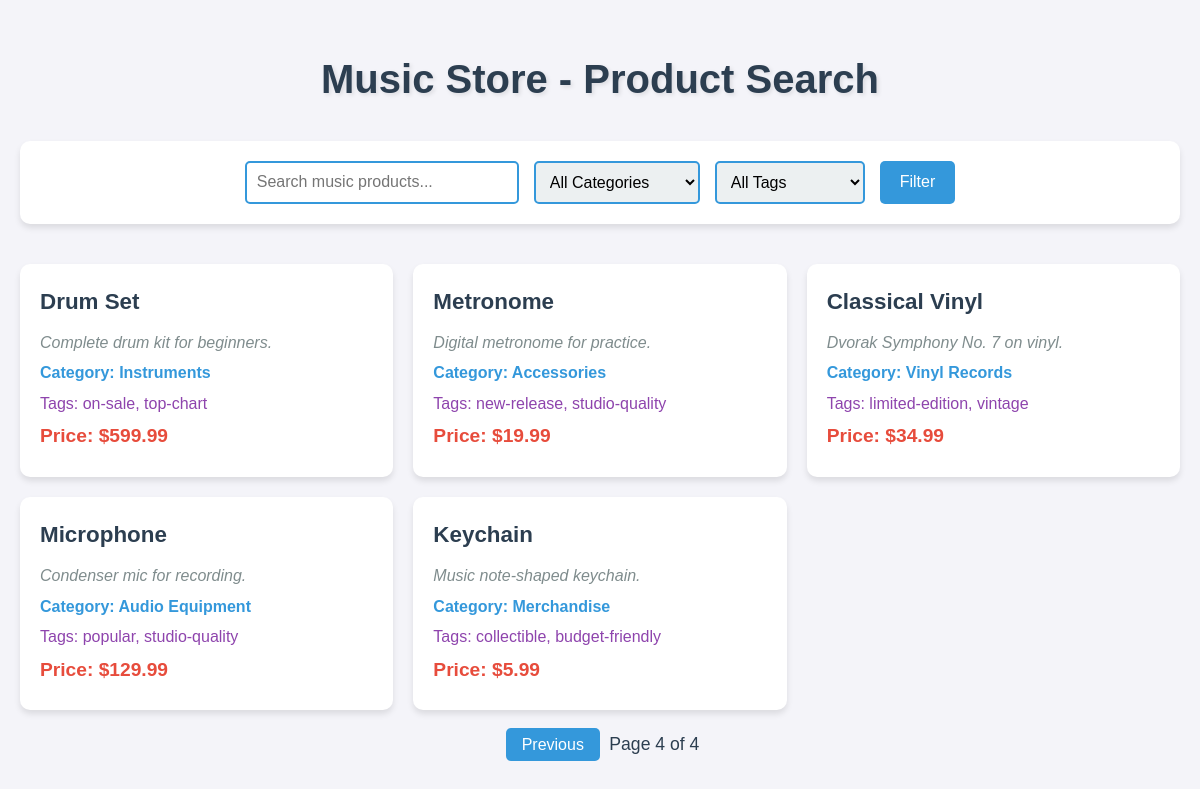
/?page=4, run on the app's committed database.
### products/models.py (models this page shows, shortened)
class Product(models.Model):
    name = models.CharField(max_length=100)
    description = models.TextField(db_index=True)
    category = models.ForeignKey('Category', on_delete=models.CASCADE)
    tags = models.ManyToManyField('Tag')
    price = models.DecimalField(max_digits=10, decimal_places=2)
    created_at = models.DateTimeField(auto_now_add=True)

class Category(models.Model):
    name = models.CharField(max_length=100)
    class Meta:
        verbose_name_plural = 'Categories'  # Correct plural form for admin interface

class Tag(models.Model):
    name = models.CharField(max_length=50)

### products/views.py (the view)
# urls.py: path('', views.product_search, name='product_search'),
def product_search(request):
    products = Product.objects.select_related('category').prefetch_related('tags')
    categories = Category.objects.filter(product__isnull=False).distinct()
    tags = Tag.objects.filter(product__isnull=False).distinct()
    description = request.GET.get('description', '')
    category_id = request.GET.get('category')
    tag_id = request.GET.get('tag')
    filters = {}
    if description:
        filters['description__icontains'] = description
    if category_id:
        filters['category__id'] = category_id
    if tag_id:
        filters['tags__id'] = tag_id
    if filters:
        products = products.filter(**filters)
    paginator = Paginator(products, 5)
    page_number = request.GET.get('page')
    try:
        page_obj = paginator.page(page_number)
    except PageNotAnInteger:
        page_obj = paginator.page(1)
    except EmptyPage:
        page_obj = paginator.page(paginator.num_pages)
    context = {
        'page_obj': page_obj,
        'categories': categories,
        'tags': tags,
        'description': description,
        'selected_category': category_id,
        'selected_tag': tag_id,
    }
    return render(request, 'products/search.html', context)

### products/templates/products/search.html (shortened to what this page needs)
<!DOCTYPE html>
<html lang="en">
<head>
</head>
<body>
    <h1>Music Store - Product Search</h1>
    <form method="GET" class="filter-form">
        <input type="text" name="description" value="{{ description }}" placeholder="Search music products...">
        <select name="category">
            <option value="">All Categories</option>
        </select>
        <select name="tag">
            <option value="">All Tags</option>
        </select>
        <button type="submit">Filter</button>
    </form>
    <ul class="product-list">
        {% if page_obj.object_list %}
            {% for product in page_obj %}
                <li class="product-item">
                    <h3>{{ product.name }}</h3>
                    <p class="description">{{ product.description }}</p>
                    <p class="category">Category: {{ product.category.name }}</p>
                    <p class="tags">Tags: {% for tag in product.tags.all %}{{ tag.name }}{% if not forloop.last %}, {% endif %}{% endfor %}</p>
                    <p class="price">Price: ${{ product.price }}</p>
                </li>
            {% endfor %}
        {% else %}
            <li class="product-item">No products found</li>
        {% endif %}
    </ul>
    {% if page_obj.has_other_pages %}
        <div class="pagination">
            {% if page_obj.has_previous %}
                <a href="?page={{ page_obj.previous_page_number }}">Previous</a>
            {% endif %}
            <span>Page {{ page_obj.number }} of {{ page_obj.paginator.num_pages }}</span>
        </div>
    {% endif %}
</body>
</html>

### products/templates/products/search.html (style rules this page uses)
body { font-family: 'Arial', sans-serif; background-color: #f4f4f9; color: #333; margin: 0; padding: 20px; line-height: 1.6; }
h1 { text-align: center; color: #2c3e50; font-size: 2.5em; margin-bottom: 30px; text-shadow: 2px 2px 4px rgba(0, 0, 0, 0.1); }
.filter-form { background-color: #fff; padding: 20px; border-radius: 10px; box-shadow: 0 4px 6px rgba(0, 0, 0, 0.1); display: flex; gap: 15px; flex-wrap: wrap; justify-content: center; margin-bottom: 40px; }
.filter-form input[type="text"] { padding: 10px; font-size: 1em; border: 2px solid #3498db; border-radius: 5px; width: 250px; transition: border-color 0.3s ease; }
.filter-form select { padding: 10px; font-size: 1em; border: 2px solid #3498db; border-radius: 5px; background-color: #ecf0f1; cursor: pointer; transition: border-color 0.3s ease; }
.filter-form button { padding: 10px 20px; font-size: 1em; background-color: #3498db; color: #fff; border: none; border-radius: 5px; cursor: pointer; transition: background-color 0.3s ease, transform 0.2s ease; }
.product-list { list-style: none; padding: 0; display: grid; grid-template-columns: repeat(auto-fit, minmax(300px, 1fr)); gap: 20px; max-width: 1200px; margin: 0 auto; }
.product-item { background-color: #fff; border-radius: 10px; padding: 20px; box-shadow: 0 4px 6px rgba(0, 0, 0, 0.1); transition: transform 0.3s ease, box-shadow 0.3s ease; }
.product-item h3 { color: #2c3e50; font-size: 1.4em; margin: 0 0 10px; }
.product-item p { margin: 5px 0; font-size: 1em; }
.product-item .description { color: #7f8c8d; font-style: italic; }
.product-item .category { color: #3498db; font-weight: bold; }
.product-item .tags { color: #8e44ad; }
.product-item .price { color: #e74c3c; font-size: 1.2em; font-weight: bold; }
.pagination { text-align: center; margin-top: 20px; }
.pagination a { padding: 8px 16px; background-color: #3498db; color: #fff; text-decoration: none; border-radius: 5px; margin: 0 5px; transition: background-color 0.3s ease; }
.pagination span { font-size: 1.1em; color: #2c3e50; }

### data on the page
Product: name "Drum Set", description "Complete drum kit for beginners.", category.name "Instruments", price "599.99"
Tag: name "on-sale"
Tag: name "top-chart"
Product: name "Metronome", description "Digital metronome for practice.", category.name "Accessories", price "19.99"
Tag: name "new-release"
Tag: name "studio-quality"
Product: name "Classical Vinyl", description "Dvorak Symphony No. 7 on vinyl.", category.name "Vinyl Records", price "34.99"
Tag: name "limited-edition"
Tag: name "vintage"
Product: name "Microphone", description "Condenser mic for recording.", category.name "Audio Equipment", price "129.99"
Tag: name "popular"
Product: name "Keychain", description "Music note-shaped keychain.", category.name "Merchandise", price "5.99"
Tag: name "collectible"
Tag: name "budget-friendly"

### other printed values
{{ page_obj.number }} "4"
{{ page_obj.paginator.num_pages }} "4"
